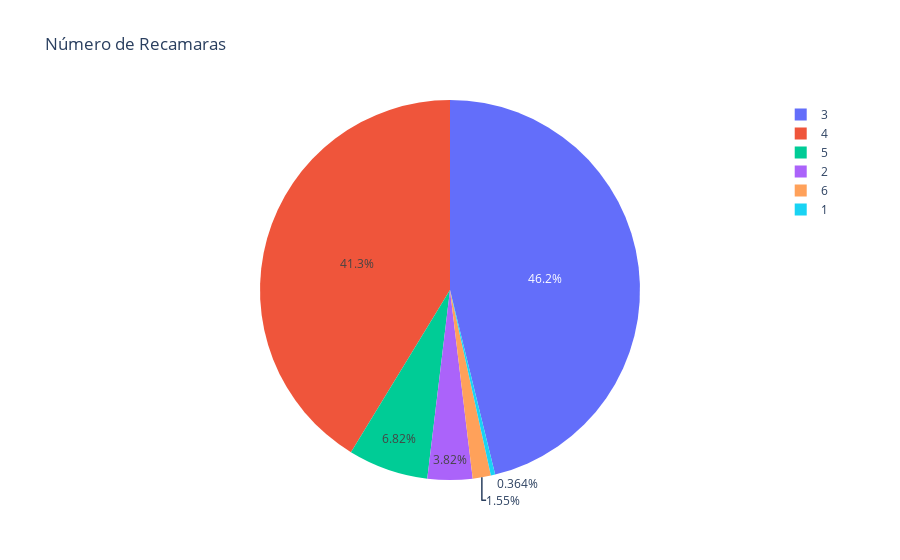

Notebook code cell kept with this figure:
### Code cell
def sumar_tablas(dataframes_list):
    tabla_suma = None
    
    for df in dataframes_list:
        tabla_actual = df.groupby(['recamaras', 'segmento']).size().unstack(fill_value=0)
        
        if tabla_suma is None:
            tabla_suma = tabla_actual
        else:
            tabla_suma = tabla_suma.add(tabla_actual, fill_value=0)
    
    print("Tabla general de frecuencia:")
    print(tabla_suma)
    
    fig = graficar_tabla(tabla_suma)
    
    # Guardar la gráfica como archivo HTML
    guardar_grafico_como_html(fig, 'grafica_pastel_distrecamaras_pachuca', carpeta='graficas')
    
    return fig

def graficar_tabla(tabla):
    segmentos = tabla.index
    valores = tabla.iloc[:, 0].tolist()  # Tomamos los valores de la primera columna de la tabla
    etiquetas = tabla.columns[0]  # Tomamos el nombre de la primera columna como etiqueta

    fig1 = go.Figure(data=[go.Pie(labels=segmentos, values=valores)])

    fig1.update_layout(title="Número de Recamaras")

    fig1.show()
    return fig1

def guardar_grafico_como_html(fig, nombre_archivo, carpeta='graficas'):
    # Crear la carpeta si no existe
    if not os.path.exists(carpeta):
        os.makedirs(carpeta)
    
    # Guardar la gráfica como archivo HTML en la carpeta especificada
    pio.write_html(fig, f'{carpeta}/{nombre_archivo}.html')
    #pio.write_html(fig, f'{carpeta}/{nombre_archivo}.png')

# Llamar a la función sumar_tablas con la lista de DataFrames como argumento
fig1 = sumar_tablas(dataframes_list)

### Figure 1 — Plotly figure (JSON) as saved in the notebook; plotly's stock layout.template omitted (floating-point values rounded to 4 significant figures)
{"data": [{"labels": ["1", "2", "3", "4", "5", "6"], "type": "pie", "values": [4, 42, 508, 454, 75, 17]}], "layout": {"title": {"text": "Número de Recamaras"}}}
